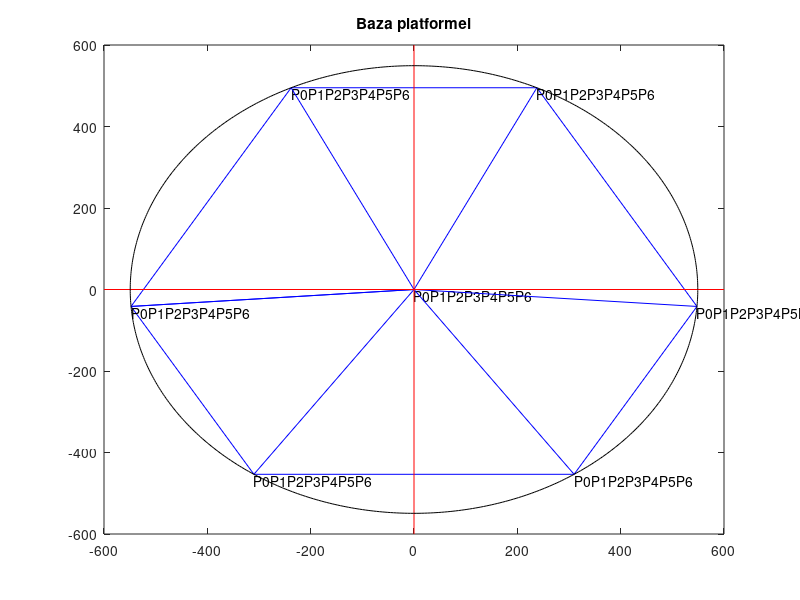
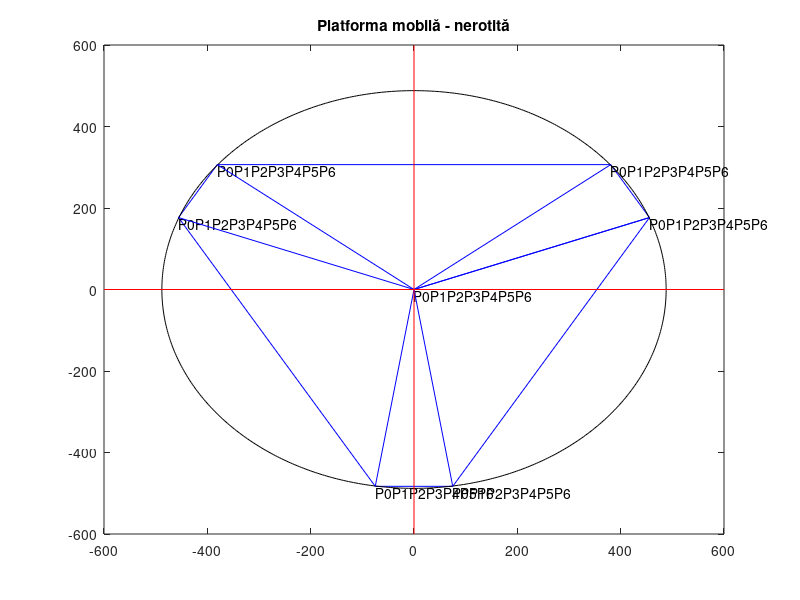
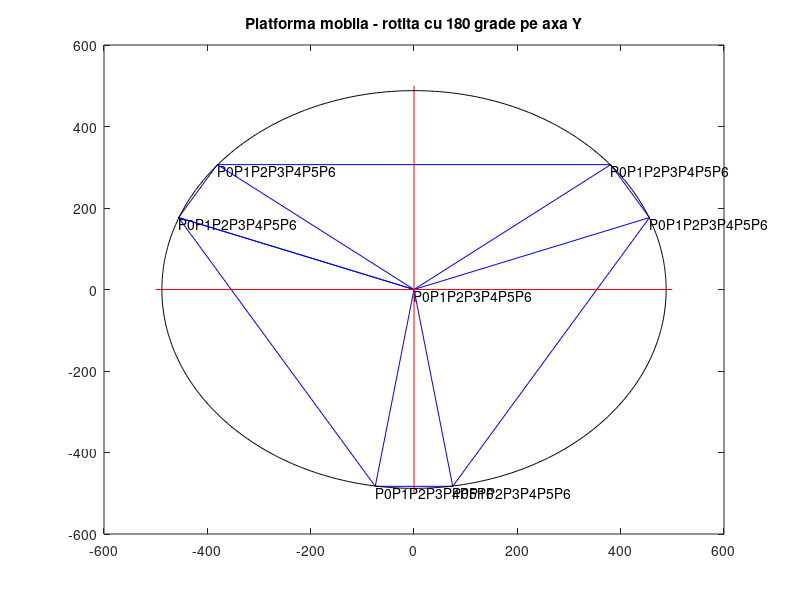

Write the MATLAB code that produced these figures, in order.
clc
clear
close all
%                  1         2       3       4     5       6
%grade baza  = [175.6565 124.3437 55.6563 4.3437 295.6563 244.3437]
%radiani_baza =[ 3.0658    2.1702    0.9714    0.0758    5.1602    4.2646];

%%BASE PLATE
P0b = [0; 0];
P1b = [-547.67452518637833; -41.599672833967844];
P2b = [-309.86363605024195; -453.5002154];
P3b = [309.86363605652701; -453.50021540000006];
P4b = [547.67452518323671; -41.599672828524966];
P5b = [237.81088912985169; 495.09988823396793];
P6b = [-237.81088913299445; 495.09988822852637];

Pxpoz =[600 0];
Pxneg =[-600 0];
Pypoz =[0  600];
Pyneg =[0 -600];

raza_baza = norm(P0b-P1b);

Pb = [P0b P1b P2b P3b P4b P5b P6b];
Tags = ["P0" "P1" "P2" "P3" "P4" "P5" "P6"];

figure
plot(Pb(1,:),Pb(2,:),'-b'); hold on
plot([Pb(1,2) Pb(1,7)],[Pb(2,2) Pb(2,7)],'-b')
text(Pb(1,:),Pb(2,:),Tags,'VerticalAlignment','top','HorizontalAlignment','left')

title("Baza platformei")

line([P0b(1) P1b(1)],[P0b(2) P1b(2)],'color','b') % Blue line from P0 to P1
line([P0b(1) P2b(1)],[P0b(2) P2b(2)],'color','b') % Blue line from P0 to P2
line([P0b(1) P3b(1)],[P0b(2) P3b(2)],'color','b') % Blue line from P0 to P3
line([P0b(1) P4b(1)],[P0b(2) P4b(2)],'color','b') % Blue line from P0 to P4
line([P0b(1) P5b(1)],[P0b(2) P5b(2)],'color','b') % Blue line from P0 to P5
line([P0b(1) P6b(1)],[P0b(2) P6b(2)],'color','b') % Blue line from P0 to P6

line([Pxneg(1) Pxpoz(1)],[Pyneg(1) Pypoz(1)],'color','r') %dreapta
line([Pxneg(2) Pxpoz(2)],[Pyneg(2) Pypoz(2)],'color','r') %stanga

differenceBase0_1 = (atan((Pxpoz(2)-P0b(2))/(Pxpoz(1)-P0b(1))) - atan((P1b(2)-P0b(2))/(P1b(1)-P0b(1)))) * 180/pi;
differenceBase0_2 = (atan((Pxpoz(2)-P0b(2))/(Pxpoz(1)-P0b(1))) - atan((P2b(2)-P0b(2))/(P2b(1)-P0b(1)))) * 180/pi;
differenceBase0_3 = (atan((Pxpoz(2)-P0b(2))/(Pxpoz(1)-P0b(1))) - atan((P3b(2)-P0b(2))/(P3b(1)-P0b(1)))) * 180/pi;
differenceBase0_4 = (atan((Pxpoz(2)-P0b(2))/(Pxpoz(1)-P0b(1))) - atan((P4b(2)-P0b(2))/(P4b(1)-P0b(1)))) * 180/pi;
differenceBase0_5 = (atan((Pxpoz(2)-P0b(2))/(Pxpoz(1)-P0b(1))) - atan((P5b(2)-P0b(2))/(P5b(1)-P0b(1)))) * 180/pi;
differenceBase0_6 = (atan((Pxpoz(2)-P0b(2))/(Pxpoz(1)-P0b(1))) - atan((P6b(2)-P0b(2))/(P6b(1)-P0b(1)))) * 180/pi;

differenceBase0_Point = [ differenceBase0_1 differenceBase0_2 differenceBase0_3 differenceBase0_4 differenceBase0_5 differenceBase0_6];

%%PLOT CERC
xCenter = 0;
yCenter = 0;
theta = 0 : 0.01 : 2*pi;
radius = 549.2521;
x = radius * cos(theta) + xCenter;
y = radius * sin(theta) + yCenter;
plot(x, y,'k');
%              1       2           3       4       5       6
%grade_top = [158.8263  141.1736   38.8263   21.1736  326.4791  308.8264
%radiani_top =  [ 2.7720    2.4639    0.6776    0.3695    5.6981    5.3900]

%%TOP PLATE 

P0 = [0 ;0];
P1 = [455.79; 176.54];
P2 = [75; -483];
P3 = [-75; -483];
P4 = [-455.79; 176.54];
P5 = [-380.79; 306.45];
P6 = [380.79; 306.45];
P = [P0 P1 P2 P3 P4 P5 P6];
Tags = ["P0" "P1" "P2" "P3" "P4" "P5" "P6"];
figure

plot(P(1,:),P(2,:),'-b'); hold on
plot([P(1,2) P(1,7)],[P(2,2) P(2,7)],'-b')
text(P(1,:),P(2,:),Tags,'VerticalAlignment','top','HorizontalAlignment','left')
title("Platforma mobilă - nerotită")
hold on

%%PLOT CERC
xCenter = 0;
yCenter = 0;
theta = 0 : 0.01 : 2*pi;
radius = 488;
x = radius * cos(theta) + xCenter;
y = radius * sin(theta) + yCenter;
plot(x, y,'k');

line([P0(1) P1(1)],[P0(2) P1(2)],'color','b') % Blue line from P0 to P1
line([P0(1) P2(1)],[P0(2) P2(2)],'color','b') % Blue line from P0 to P2
line([P0(1) P3(1)],[P0(2) P3(2)],'color','b') % Blue line from P0 to P3
line([P0(1) P4(1)],[P0(2) P4(2)],'color','b') % Blue line from P0 to P4
line([P0(1) P5(1)],[P0(2) P5(2)],'color','b') % Blue line from P0 to P5
line([P0(1) P6(1)],[P0(2) P6(2)],'color','b') % Blue line from P0 to P6

line([Pxneg(1) Pxpoz(1)],[Pyneg(1) Pypoz(1)],'color','r') 
line([Pxneg(2) Pxpoz(2)],[Pyneg(2) Pypoz(2)],'color','r') 

% 180 grade rotit
P0 = [0 ;0];
P4 = [455.79; 176.54];
P3 = [75; -483];
P2 = [-75; -483];
P1 = [-455.79; 176.54];
P6 = [-380.79; 306.45];
P5 = [380.79; 306.45];

Pxpoz =[500 0];
Pxneg =[-500 0];
Pypoz =[0  500];
Pyneg =[0 -500];

raza_top = norm(P0-P1);
P = [P0 P1 P2 P3 P4 P5 P6];
Tags = ["P0" "P1" "P2" "P3" "P4" "P5" "P6"];

figure
plot(P(1,:),P(2,:),'-b'); hold on
plot([P(1,2) P(1,7)],[P(2,2) P(2,7)],'-b')
text(P(1,:),P(2,:),Tags,'VerticalAlignment','top','HorizontalAlignment','left')
title("Platforma mobila - rotita cu 180 grade pe axa Y")

line([P0(1) P1(1)],[P0(2) P1(2)],'color','b') % Blue line from P0 to P1
line([P0(1) P2(1)],[P0(2) P2(2)],'color','b') % Blue line from P0 to P2
line([P0(1) P3(1)],[P0(2) P3(2)],'color','b') % Blue line from P0 to P3
line([P0(1) P4(1)],[P0(2) P4(2)],'color','b') % Blue line from P0 to P4
line([P0(1) P5(1)],[P0(2) P5(2)],'color','b') % Blue line from P0 to P5
line([P0(1) P6(1)],[P0(2) P6(2)],'color','b') % Blue line from P0 to P6

line([Pxneg(1) Pxpoz(1)],[Pyneg(1) Pypoz(1)],'color','r') 
line([Pxneg(2) Pxpoz(2)],[Pyneg(2) Pypoz(2)],'color','r') 

differenceTop0_1 = (atan((Pxpoz(2)-P0(2))/(Pxpoz(1)-P0(1))) - atan((P1(2)-P0(2))/(P1(1)-P0(1)))) * 180/pi;
differenceTop0_2 = (atan((Pxpoz(2)-P0(2))/(Pxpoz(1)-P0(1))) - atan((P2(2)-P0(2))/(P2(1)-P0(1)))) * 180/pi;
differenceTop0_3 = (atan((Pxpoz(2)-P0(2))/(Pxpoz(1)-P0(1))) - atan((P3(2)-P0(2))/(P3(1)-P0(1)))) * 180/pi;
differenceTop0_4 = (atan((Pxpoz(2)-P0(2))/(Pxpoz(1)-P0(1))) - atan((P4(2)-P0(2))/(P4(1)-P0(1)))) * 180/pi;
differenceTop0_5 = (atan((Pxpoz(2)-P0(2))/(Pxpoz(1)-P0(1))) - atan((P5(2)-P0(2))/(P5(1)-P0(1)))) * 180/pi;
differenceTop0_6 = (atan((Pxpoz(2)-P0(2))/(Pxpoz(1)-P0(1))) - atan((P6(2)-P0(2))/(P6(1)-P0(1)))) * 180/pi;

differenceTop0_Point = [ differenceTop0_1 differenceTop0_2 differenceTop0_3 differenceTop0_4 differenceTop0_5 differenceTop0_6];

%%PLOT CERC
xCenter = 0;
yCenter = 0;
theta = 0 : 0.01 : 2*pi;
radius = 488;
x = radius * cos(theta) + xCenter;
y = radius * sin(theta) + yCenter;
plot(x, y,'k');


